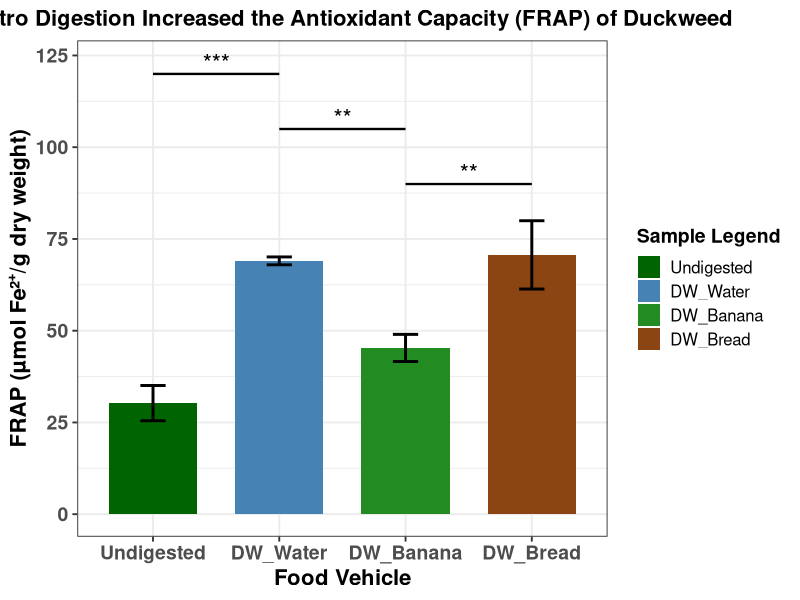

R code for this plot:
library(dplyr)
library(ggplot2)
library(multcompView)

# -----------------------------
# Raw FRAP data (YOUR VALUES)
# -----------------------------
FRAP <- c(
  33.80, 32.20, 24.80,      # Undigested
  68.80, 68.10, 70.20,      # DW-Water
  41.60, 45.30, 49.00,      # DW-Banana
  81.40, 65.61, 64.97       # DW-Bread
)

group <- factor(rep(c("Undigested", "DW_Water", "DW_Banana", "DW_Bread"), each = 3))
df <- data.frame(FRAP, group)

# -----------------------------
# ANOVA + Tukey
# -----------------------------
anova_result <- aov(FRAP ~ group, data = df)
tukey <- TukeyHSD(anova_result)

# Extract p-values
pvals <- tukey$group[, "p adj"]
names(pvals) <- rownames(tukey$group)

# -----------------------------
# Summary table (means + SD)
# -----------------------------
df_summary <- df %>%
  group_by(group) %>%
  summarise(
    Mean = mean(FRAP),
    SD   = sd(FRAP),
    .groups = "drop"
  )

df_summary$Sample <- factor(df_summary$group,
                            levels = c("Undigested", "DW_Water", "DW_Banana", "DW_Bread"))

# -----------------------------
# Function: convert p-value → asterisks
# -----------------------------
p_to_star <- function(p) {
  if (p < 0.0001) return("****")
  if (p < 0.001)  return("***")
  if (p < 0.01)   return("**")
  if (p < 0.05)   return("*")
  return("ns")
}

# -----------------------------
# Build automatic bracket table
# -----------------------------
comparisons <- data.frame(
  comp = names(pvals),
  p = pvals,
  stars = sapply(pvals, p_to_star)
)

# Split "A-B" into two groups
comparisons <- comparisons %>%
  mutate(
    g1 = sub("-.*", "", comp),
    g2 = sub(".*-", "", comp)
  )

# -----------------------------
# REMOVE ONLY:
# Undigested – DW_Banana
# Undigested – DW_Bread
# DW_Water – DW_Bread

remove_comps <- c(
  "Undigested-DW_Banana",
  "DW_Banana-Undigested",
  "DW_Water-DW_Bread",
  "DW_Bread-DW_Water",
  "Undigested-DW_Bread"
)

comparisons <- comparisons %>%
  filter(!(comp %in% remove_comps))


# -----------------------------
# Assign bracket height automatically
# -----------------------------
max_y <- max(df_summary$Mean + df_summary$SD)
comparisons$y <- seq(max_y + 10, max_y + 10 + 15*(nrow(comparisons)-1), by = 15)

# -----------------------------
# ggplot
# -----------------------------
p <- ggplot(df_summary, aes(x = Sample, y = Mean, fill = Sample)) +
  geom_col(width = 0.7) +
  geom_errorbar(aes(ymin = Mean - SD, ymax = Mean + SD),
                width = 0.2, linewidth = 1) +
  
  scale_fill_manual(
    values = c("Undigested" = "darkgreen",
               "DW_Water"   = "steelblue",
               "DW_Banana"  = "forestgreen",
               "DW_Bread"   = "saddlebrown"),
    name = "Sample Legend"
  ) +
  
  theme_bw(base_size = 14) +
  theme(
    legend.position = "right",
    legend.title = element_text(size = 14, face = "bold"),
    legend.text  = element_text(size = 12),
    plot.title = element_text(size = 16, face = "bold", hjust = 0.5),
    axis.text.x = element_text(size = 14, face = "bold"),
    axis.text.y = element_text(size = 14, face = "bold"),
    axis.title.x = element_text(size = 16, face = "bold"),
    axis.title.y = element_text(size = 16, face = "bold")
  ) +
  labs(
    title = "In Vitro Digestion Increased the Antioxidant Capacity (FRAP) of Duckweed",
    x = "Food Vehicle",
    y = "FRAP (µmol Fe²⁺/g dry weight)"
  )

# -----------------------------
# Add automatic brackets + asterisks
# -----------------------------
for (i in 1:nrow(comparisons)) {
  g1 <- comparisons$g1[i]
  g2 <- comparisons$g2[i]
  y  <- comparisons$y[i]
  stars <- comparisons$stars[i]
  
  x1 <- which(levels(df_summary$Sample) == g1)
  x2 <- which(levels(df_summary$Sample) == g2)
  
  p <- p +
    annotate("segment", x = x1, xend = x2, y = y, yend = y, linewidth = 0.8) +
    annotate("text", x = (x1 + x2)/2, y = y + 3, label = stars, size = 6)
}

print(p)

# -----------------------------
# Console output
# -----------------------------
cat("\n=== DESCRIPTIVE STATS ===\n")
print(df_summary)

cat("\n=== ANOVA SUMMARY ===\n")
print(summary(anova_result))

cat("\n=== TUKEY POST-HOC ===\n")
print(tukey)

cat("\n=== SIGNIFICANCE STARS USED IN PLOT ===\n")
print(comparisons[, c("comp", "p", "stars")])
